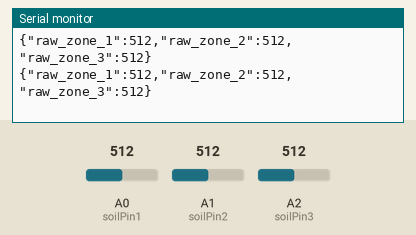
Recording of a sketch running on a simulated Arduino Uno, built with avr-gcc and run on an emulated ATmega328P. On the bench: the last lines printed to the serial monitor. The test bench sets the inputs (shaded band); at power-on: A0 (soilPin1) = 512, A1 (soilPin2) = 512, A2 (soilPin3) = 512.

Above: at 2.8 s.
2.9 s: A0 (soilPin1) set to 716
At 5.1 s:
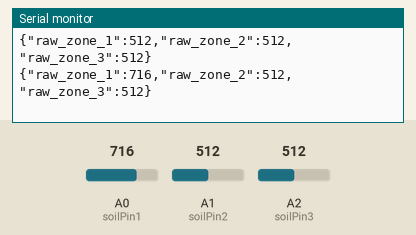
5.6 s: A1 (soilPin2) set to 716
At 6.7 s:
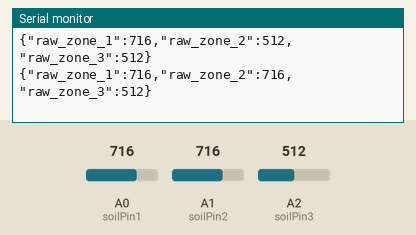
8.3 s: A2 (soilPin3) set to 716
At 10.8 s:
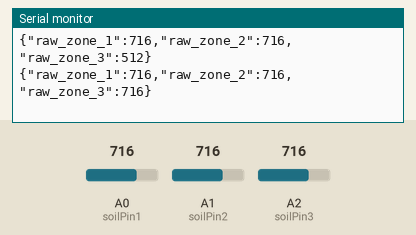
11.0 s: A0 (soilPin1) set to 900
At 12.8 s:
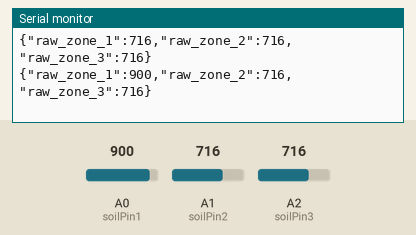
13.7 s: A1 (soilPin2) set to 900
At 14.5 s:
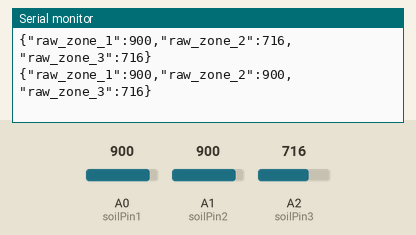
16.4 s: A2 (soilPin3) set to 900
At 18.9 s:
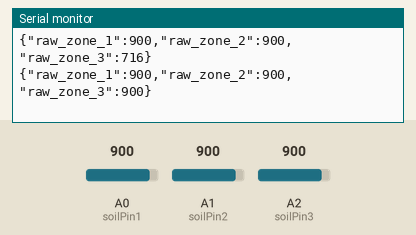
Timing chart, 0 to 20.1 s (numbered marks = the images above; inputs shaded):
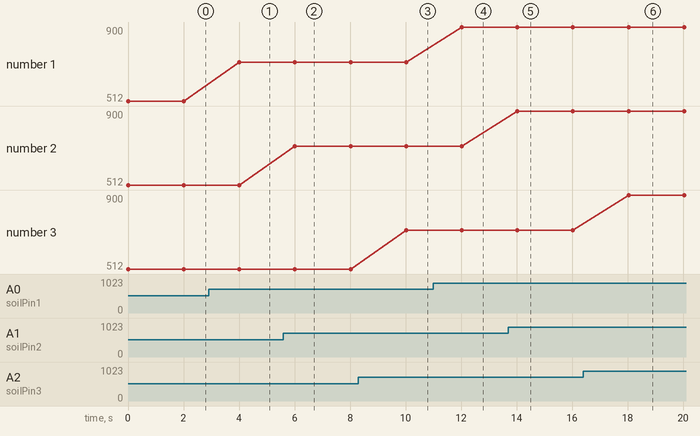

The sketch:

raw_diagnostic.ino
```cpp
/*
 * Diagnostic Sketch — Raw ADC Values
 *
 * Temporarily upload this to see what your sensors output
 * in dry air. Use the values to update dryValue in the main sketch.
 *
 * Hold a sensor in your hand or dip in water to get wetValue too.
 */

#include <ArduinoJson.h>

const int soilPin1 = A0;
const int soilPin2 = A1;
const int soilPin3 = A2;

void setup() {
  Serial.begin(9600);
}

void loop() {
  int raw1 = analogRead(soilPin1);
  int raw2 = analogRead(soilPin2);
  int raw3 = analogRead(soilPin3);

  StaticJsonDocument<200> doc;
  doc["raw_zone_1"] = raw1;
  doc["raw_zone_2"] = raw2;
  doc["raw_zone_3"] = raw3;

  serializeJson(doc, Serial);
  Serial.println();

  delay(2000);
}
```

Measured:
- after the input at 2.9 s, the serial monitor: prints a new line after 1.1 s (image 1)
- after the input at 5.6 s, the serial monitor: prints a new line after 0.41 s (image 2)
- after the input at 8.3 s, the serial monitor: prints a new line after 1.7 s (image 3)
- after the input at 11.0 s, the serial monitor: prints a new line after 1.0 s (image 4)
- after the input at 13.7 s, the serial monitor: prints a new line after 0.33 s (image 5)
- after the input at 16.4 s, the serial monitor: prints a new line after 1.6 s (image 6)
- plotted number 1: 512 → 716 after the input at 2.9 s, 716 → 900 after the input at 11.0 s
